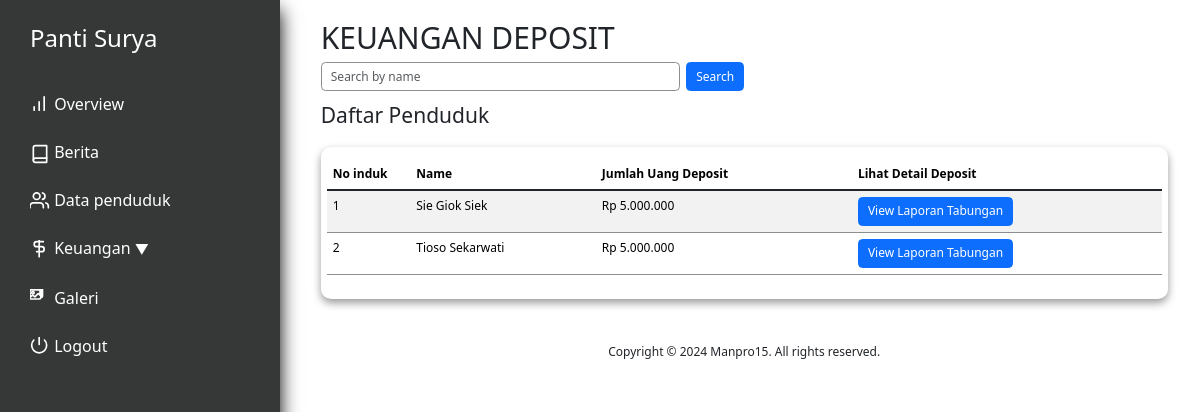
The page /keuangan_deposit.php (signed in) on the database its author committed.
### tables this page shows
CREATE TABLE `penduduk` (
  `id` int(11) NOT NULL,
  `nama` varchar(250) NOT NULL,
  `alamat` varchar(100) NOT NULL,
  `tanggal_masuk` date DEFAULT NULL,
  `keuangan_pondokkan` int(11) NOT NULL,
  `keuangan_tabungan` int(11) NOT NULL,
  `keuangan_obat` int(11) NOT NULL,
  `keuangan_total` int(11) NOT NULL,
  `profile_picture` varchar(100) NOT NULL,
  `KTP` varchar(100) DEFAULT NULL,
  `KK` varchar(100) DEFAULT NULL,
  `BPJS` varchar(100) DEFAULT NULL,
  `deposit` int(11) DEFAULT NULL,
  `status` tinyint(1) NOT NULL DEFAULT 0,
  `tempat_lahir` varchar(100) NOT NULL DEFAULT '',
  `agama` varchar(15) NOT NULL DEFAULT ' ',
  `tanggal_lahir` date DEFAULT NULL,
  `nomor_induk` int(11) NOT NULL DEFAULT 0
);

### utils.php (called while the page is built, shortened)
<?php
class myDB
{
    private $host = "localhost";
    private $username = "root";
    private $password = "";
    private $database = "pantisurya";
    private $db;
    function __construct()
    {
        if ($this->db == null) {
            try {
                $this->db = new PDO("mysql:host=$this->host;dbname=$this->database", $this->username, $this->password);
                $this->db->setAttribute(PDO::ATTR_ERRMODE, PDO::ERRMODE_EXCEPTION);
            } catch (PDOException $e) {
                echo "Connection failed: " . $e->getMessage();
            }
        }
    }
    function getAllPenduduk()
    {
        $query = "SELECT * FROM penduduk WHERE status=0";
        $res = $this->db->prepare($query);
        $res->execute();
        return $res;
    }
    function formatRupiah($number) {
        return 'Rp ' . number_format($number, 0, ',', '.');
    }
}

### keuangan_deposit.php (the view, shortened to what this page needs)
<?php
    require 'utils.php';
    $db = new myDB();
    $stmt_all_residents = $db->getAllPenduduk();
    $residents = $stmt_all_residents->fetchAll(PDO::FETCH_ASSOC);
?>
<!DOCTYPE html>
<html lang="en">
<head>
    <?php include "layout/stylejquerynbs5.php" ?>
    <link rel="stylesheet" href="layout/indexstyle.css">
    <link rel="stylesheet" href="layout/styledatasiswa.css">
</head>
<body>
<div class="app">
    <div class="dashboard">
        <?php include 'nav.php'?>
        <div class="main">
            <div class="pad">
                <h1>KEUANGAN DEPOSIT</h1>
                <div class="search-bar">
                    <form method="POST" class="d-flex">
                        <input type="text" name="search" placeholder="Search by name" id="search_by_name" class="form-control me-2">
                        <button type="submit" class="btn btn-primary">Search</button>
                    </form>
                </div>
                <div class="residents-table">
                        <h3 style="padding: 1rem; padding-left: 0;">Daftar Penduduk</h3>
                        <div class="content">
                            <table class="table table-hover table-striped" id="tabelPondokan">
                                <thead>
                                    <tr>
                                        <th width="10%">No induk</th>
                                        <th>Name</th>
                                        <th>Jumlah Uang Deposit</th>
                                        <th>Lihat Detail Deposit</th>
                                    </tr>
                                </thead>
                                <tbody class="table-group-divider" id="tabelPondokanBody">
                                    <?php foreach($residents as $resident): ?>
                                    <tr>
                                        <td><?php echo $resident['nomor_induk']; ?></td>
                                        <td><?php echo $resident['nama']; ?></td>
                                        <td><?php echo $db->formatRupiah($resident['deposit']); ?></td>
                                        <td><button onclick="window.location.href='laporanPondokkan.php?id=<?php echo $resident['id']; ?>'" class="btn btn-primary">View Laporan Tabungan</button></td>
                                    </tr>
                                    <?php endforeach; ?>
                                </tbody>
                            </table>
                        </div>
                    </div>
                    <?php include 'footer.php'?>
                </div>
            </div>
        </div>
    </div>
</body>
</html>
</body>
</html>

### layout/indexstyle.css (style rules this page uses)
:root { --side-nav-width: 280px; --bs-border-color: #8a8e91; font-family: 'Roboto', sans-serif; }
* { box-sizing: border-box; margin: 0; padding: 0; }
.pad { padding: 1.7rem; }
.dashboard { display: flex; flex-direction: row; gap: 1.7rem; }
.content { padding: 1rem 0.5rem; gap: 1rem; background-color: #363737; }
.main { flex: 1; min-height: 100vh; }
.content { display: flex; }
@media (max-width: 1366px) { html { font-size: 75%; } }

### layout/styledatasiswa.css (style rules this page uses)
.main { margin-right: 1rem; }
.d-flex { width: 50%; }
.main .content { border-radius: 10px; background-color: #ffff; box-shadow: 0px 4px 8px rgba(0, 0, 0, 0.4); margin-bottom: 20px; display: flex; flex-direction: column; align-items: center; }

### rows shown on the page
penduduk: nomor_induk "1", nama "Sie Giok Siek", deposit "Rp 5.000.000"
penduduk: nomor_induk "2", nama "Tioso Sekarwati", deposit "Rp 5.000.000"
